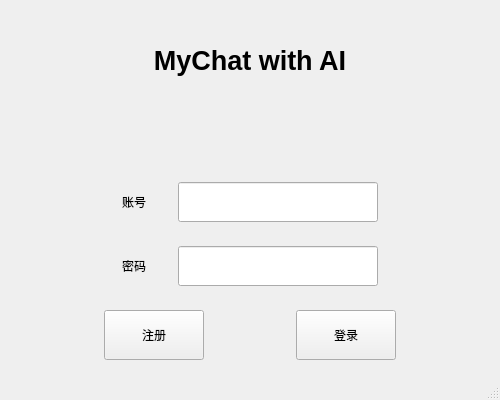
<?xml version="1.0" encoding="UTF-8"?>
<ui version="4.0">
 <class>Client</class>
 <widget class="QMainWindow" name="Client">
  <property name="geometry">
   <rect>
    <x>0</x>
    <y>0</y>
    <width>500</width>
    <height>400</height>
   </rect>
  </property>
  <property name="maximumSize">
   <size>
    <width>500</width>
    <height>400</height>
   </size>
  </property>
  <property name="windowTitle">
   <string>MyChat with AI</string>
  </property>
  <widget class="QWidget" name="centralwidget">
   <layout class="QVBoxLayout" name="verticalLayout">
    <item>
     <widget class="QWidget" name="widget_4" native="true">
      <layout class="QVBoxLayout" name="verticalLayout_2">
       <item>
        <spacer name="verticalSpacer">
         <property name="orientation">
          <enum>Qt::Vertical</enum>
         </property>
         <property name="sizeHint" stdset="0">
          <size>
           <width>20</width>
           <height>40</height>
          </size>
         </property>
        </spacer>
       </item>
       <item>
        <widget class="QLabel" name="label">
         <property name="font">
          <font>
           <pointsize>20</pointsize>
           <weight>75</weight>
           <bold>true</bold>
          </font>
         </property>
         <property name="text">
          <string>MyChat with AI</string>
         </property>
         <property name="alignment">
          <set>Qt::AlignCenter</set>
         </property>
        </widget>
       </item>
       <item>
        <spacer name="verticalSpacer_2">
         <property name="orientation">
          <enum>Qt::Vertical</enum>
         </property>
         <property name="sizeHint" stdset="0">
          <size>
           <width>20</width>
           <height>40</height>
          </size>
         </property>
        </spacer>
       </item>
       <item>
        <widget class="QWidget" name="widget_5" native="true">
         <layout class="QHBoxLayout" name="horizontalLayout_4">
          <item>
           <spacer name="horizontalSpacer">
            <property name="orientation">
             <enum>Qt::Horizontal</enum>
            </property>
            <property name="sizeHint" stdset="0">
             <size>
              <width>40</width>
              <height>20</height>
             </size>
            </property>
           </spacer>
          </item>
          <item>
           <widget class="QLabel" name="Label_Loading">
            <property name="minimumSize">
             <size>
              <width>30</width>
              <height>30</height>
             </size>
            </property>
            <property name="maximumSize">
             <size>
              <width>30</width>
              <height>30</height>
             </size>
            </property>
            <property name="text">
             <string/>
            </property>
           </widget>
          </item>
          <item>
           <widget class="QLabel" name="Label_message">
            <property name="minimumSize">
             <size>
              <width>150</width>
              <height>30</height>
             </size>
            </property>
            <property name="maximumSize">
             <size>
              <width>150</width>
              <height>30</height>
             </size>
            </property>
            <property name="styleSheet">
             <string notr="true"/>
            </property>
            <property name="text">
             <string/>
            </property>
           </widget>
          </item>
          <item>
           <spacer name="horizontalSpacer_6">
            <property name="orientation">
             <enum>Qt::Horizontal</enum>
            </property>
            <property name="sizeHint" stdset="0">
             <size>
              <width>40</width>
              <height>20</height>
             </size>
            </property>
           </spacer>
          </item>
         </layout>
        </widget>
       </item>
      </layout>
     </widget>
    </item>
    <item>
     <widget class="QWidget" name="widget_3" native="true">
      <layout class="QHBoxLayout" name="horizontalLayout_3">
       <item>
        <spacer name="horizontalSpacer_2">
         <property name="orientation">
          <enum>Qt::Horizontal</enum>
         </property>
         <property name="sizeHint" stdset="0">
          <size>
           <width>40</width>
           <height>20</height>
          </size>
         </property>
        </spacer>
       </item>
       <item>
        <widget class="QLabel" name="Label_Account">
         <property name="minimumSize">
          <size>
           <width>50</width>
           <height>40</height>
          </size>
         </property>
         <property name="maximumSize">
          <size>
           <width>50</width>
           <height>40</height>
          </size>
         </property>
         <property name="text">
          <string>账号</string>
         </property>
        </widget>
       </item>
       <item>
        <widget class="QLineEdit" name="Input_Account">
         <property name="minimumSize">
          <size>
           <width>200</width>
           <height>40</height>
          </size>
         </property>
         <property name="maximumSize">
          <size>
           <width>200</width>
           <height>40</height>
          </size>
         </property>
        </widget>
       </item>
       <item>
        <spacer name="horizontalSpacer_3">
         <property name="orientation">
          <enum>Qt::Horizontal</enum>
         </property>
         <property name="sizeHint" stdset="0">
          <size>
           <width>40</width>
           <height>20</height>
          </size>
         </property>
        </spacer>
       </item>
      </layout>
     </widget>
    </item>
    <item>
     <widget class="QWidget" name="widget_2" native="true">
      <layout class="QHBoxLayout" name="horizontalLayout_2">
       <item>
        <spacer name="horizontalSpacer_4">
         <property name="orientation">
          <enum>Qt::Horizontal</enum>
         </property>
         <property name="sizeHint" stdset="0">
          <size>
           <width>40</width>
           <height>20</height>
          </size>
         </property>
        </spacer>
       </item>
       <item>
        <widget class="QLabel" name="Label_Password">
         <property name="minimumSize">
          <size>
           <width>50</width>
           <height>40</height>
          </size>
         </property>
         <property name="maximumSize">
          <size>
           <width>50</width>
           <height>40</height>
          </size>
         </property>
         <property name="text">
          <string>密码</string>
         </property>
        </widget>
       </item>
       <item>
        <widget class="QLineEdit" name="Input_Password">
         <property name="minimumSize">
          <size>
           <width>200</width>
           <height>40</height>
          </size>
         </property>
         <property name="maximumSize">
          <size>
           <width>200</width>
           <height>40</height>
          </size>
         </property>
        </widget>
       </item>
       <item>
        <spacer name="horizontalSpacer_5">
         <property name="orientation">
          <enum>Qt::Horizontal</enum>
         </property>
         <property name="sizeHint" stdset="0">
          <size>
           <width>40</width>
           <height>20</height>
          </size>
         </property>
        </spacer>
       </item>
      </layout>
     </widget>
    </item>
    <item>
     <widget class="QWidget" name="widget" native="true">
      <layout class="QHBoxLayout" name="horizontalLayout">
       <item>
        <widget class="QPushButton" name="Button_Register">
         <property name="minimumSize">
          <size>
           <width>100</width>
           <height>50</height>
          </size>
         </property>
         <property name="maximumSize">
          <size>
           <width>100</width>
           <height>50</height>
          </size>
         </property>
         <property name="text">
          <string>注册</string>
         </property>
        </widget>
       </item>
       <item>
        <widget class="QPushButton" name="Button_Login">
         <property name="minimumSize">
          <size>
           <width>100</width>
           <height>50</height>
          </size>
         </property>
         <property name="maximumSize">
          <size>
           <width>100</width>
           <height>50</height>
          </size>
         </property>
         <property name="text">
          <string>登录</string>
         </property>
        </widget>
       </item>
      </layout>
     </widget>
    </item>
   </layout>
  </widget>
  <widget class="QStatusBar" name="statusbar"/>
 </widget>
 <resources/>
 <connections/>
</ui>
